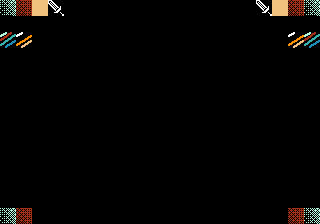

Rendered tile map (Tiled .tmx) drawn with the repository's tilesets; below, a short description and the full map source, tile grids included:
An orthogonal 20x14 tile map with 16x16 px tiles, 1 tile layer (Tile Layer 1).

<map version="1.10" tiledversion="1.10.2" orientation="orthogonal" renderorder="right-down" width="20" height="14" tilewidth="16" tileheight="16" infinite="0" nextlayerid="2" nextobjectid="1">
 <tileset firstgid="1" source="nightfall.tsx" />
 <layer id="1" name="Tile Layer 1" width="20" height="14">
  <data encoding="csv">
1,2,3,4,0,0,0,0,0,0,0,0,0,0,0,0,4,3,2,1,
0,0,0,0,0,0,0,0,0,0,0,0,0,0,0,0,0,0,0,0,
21,22,0,0,0,0,0,0,0,0,0,0,0,0,0,0,0,0,22,21,
0,0,0,0,0,0,0,0,0,0,0,0,0,0,0,0,0,0,0,0,
0,0,0,0,0,0,0,0,0,0,0,0,0,0,0,0,0,0,0,0,
0,0,0,0,0,0,0,0,0,0,0,0,0,0,0,0,0,0,0,0,
0,0,0,0,0,0,0,0,0,0,0,0,0,0,0,0,0,0,0,0,
0,0,0,0,0,0,0,0,0,0,0,0,0,0,0,0,0,0,0,0,
0,0,0,0,0,0,0,0,0,0,0,0,0,0,0,0,0,0,0,0,
0,0,0,0,0,0,0,0,0,0,0,0,0,0,0,0,0,0,0,0,
0,0,0,0,0,0,0,0,0,0,0,0,0,0,0,0,0,0,0,0,
0,0,0,0,0,0,0,0,0,0,0,0,0,0,0,0,0,0,0,0,
0,0,0,0,0,0,0,0,0,0,0,0,0,0,0,0,0,0,0,0,
1,2,0,0,0,0,0,0,0,0,0,0,0,0,0,0,0,0,2,1
</data>
 </layer>
</map>